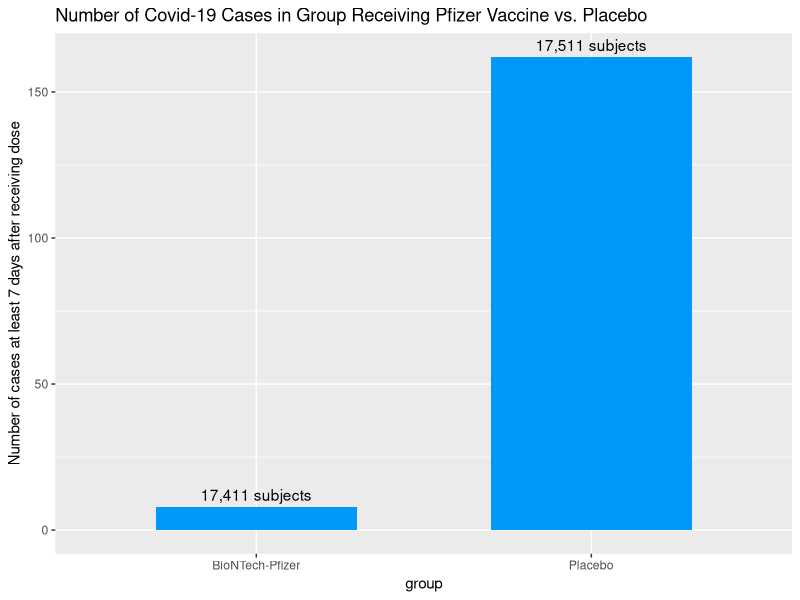

The R source for this figure:
## ---- chunk 1
knitr::opts_chunk$set(echo = TRUE)
## ---- chunk 2
library(ggplot2)

data = data.frame(
  group = c("BioNTech-Pfizer", "Placebo"),
  num_cases = c(8, 162),
  count = c("17,411 subjects", "17,511 subjects")
)

ggplot(data, aes(x = group, y = num_cases)) + 
    geom_col(fill = "#0099f9", width = 0.6) +  labs(
      title = "Number of Covid-19 Cases in Group Receiving Pfizer Vaccine vs. Placebo", y= "Number of cases at least 7 days after receiving dose"
  ) + geom_text(aes(label = count), vjust=-0.5)
